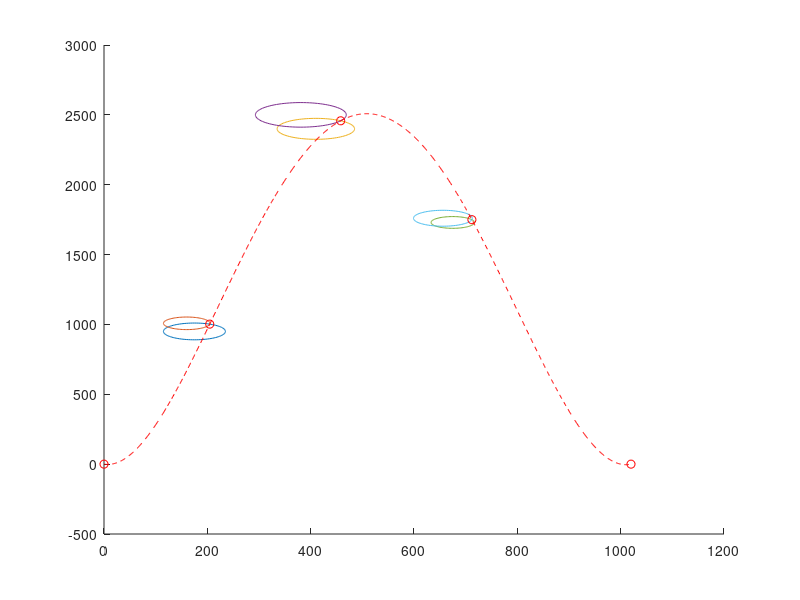

Reproduce this figure in MATLAB.
clear;
% Matris med alla givna värden, en rad per punkt
% X_a Y_a X_b Y_b L_a L_b
AB = [175 950 160 1008 60 45; 410 2400 381 2500 75 88; 675 1730 656 1760 42 57];

% Matris med punkterna, en rad per punkt
% X Y iter
P = zeros(5,3);
P(5, 1) = 1020;

% Funktionerna i en matris
f = @(x, y, i) [(x-AB(i,1))^2 + (y-AB(i,2))^2 - AB(i,5)^2; (x-AB(i,3))^2 + (y-AB(i,4))^2 - AB(i,6)^2];

% Jacobianen i en matris (derivera varje funkton med avseende på varje
% variabel)
J = @(x, y, i) [2*(x-AB(i,1)) 2*(y-AB(i,2)); 2*(x-AB(i,3)) 2*(y-AB(i,4))];

% Loop som ritar ut cirklarna för att hitta lämpliga gissningar
for i = 1:3
    hold on
    %axis equal
    th = 0:pi/50:2*pi;
    xunitA = AB(i,5) * cos(th) + AB(i,1);
    yunitA = AB(i,5) * sin(th) + AB(i,2);
    xunitB = AB(i,6) * cos(th) + AB(i,3);
    yunitB = AB(i,6) * sin(th) + AB(i,4);
    plot(xunitA, yunitA);
    plot(xunitB, yunitB);
    %hold off
end

% Stargissningar från grafen
xstart = [205 458 712];
ystart = [1002 2457 1749];

% Vald tolerans
tol = 1e-10;

hnorm_lista = [];

% Loop för de tre punkterna
for i = 1:3
    iter = 0;
    x = xstart(i);
    y = ystart(i);
    hnorm = 1;
    % Newtons metod
    % h = -J\f
    while abs(hnorm) > tol
        h = -J(x,y,i)\f(x,y,i);
        x = x + h(1); y = y + h(2);
        hnorm = norm(h);
        iter = iter + 1;
        hnorm_lista(iter,i) = hnorm;
    end
    % Samlar svaren i punktmatrisen (P)
    P(i+1,1) = x;
    P(i+1,2) = y;
    P(i+1,3) = iter;
end

% Fjärdegradspolynom
p4 = @(c, x) c(1) + c(2)*x + c(3)*x.^2 + c(4)*x.^3 + c(5)*x.^4;

% Alla koordinater från punktmatristen (P)
x = P(1:end, 1);
y = P(1:end, 2);

% Matrisen för vad varje x-värde blir upphöjt i 0, 1, ..., 4
A = [ones((size(x))), x, x.^2, x.^3, x.^4];
% A*c=y, Vilka c-värden uppfyller detta?
c = A\y;

% Ett spann av x-värden för att rita polynomet
xv = P(1,1):1:P(5,1);
% Spannet av y-värden från varje värde i x-spannet i polynomet, p4(xv)
yv = p4(c, xv);

% Printar punktmatrisen (P)
P

% Plottar polynomet
%figure;
plot(xv, yv, "r--");
hold on
% Plottar punkterna
plot(x, y, "ro");
hold off